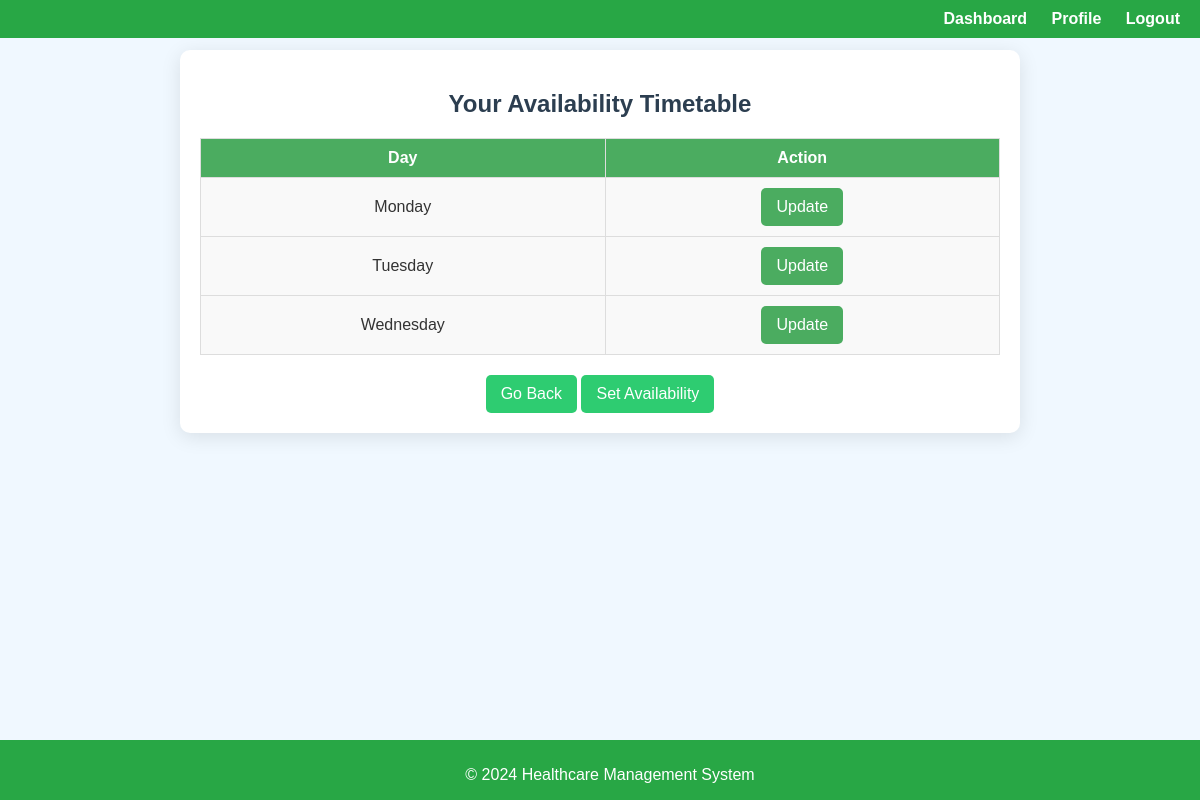
The app's page /appointment/timetable/ (signed in) with its own data.
### appointment/models.py (models this page shows, shortened)
class AvailableDay(models.Model):
    doctor = models.ForeignKey(Doctor, on_delete=models.CASCADE)
    day = models.CharField(max_length=9)

### appointment/views.py (the view)
# urls.py: path('timetable/', DoctorTimetableView.as_view(), name='view_timetable'),
class DoctorTimetableView(LoginRequiredMixin, ListView):
    template_name = 'appointment/view_timetable.html'
    model = AvailableDay
    def get_queryset(self):
        return AvailableDay.objects.filter(doctor=self.request.user.doctor)

### appointment/templates/appointment/view_timetable.html (shortened to what this page needs)
{% extends 'user/base.html' %}
{% block content %}
<div class="timetable-container">
    <h2>Your Availability Timetable</h2>
    <table class="availability-table">
        <thead>
            <tr>
                <th>Day</th>
                <th>Action</th>
            </tr>
        </thead>
        <tbody>
            {% for day in object_list %}
            <tr>
                <td>{{ day.day }}</td>
                <td>
                    <a href="{% url 'update_availability' day.id %}" class="btn btn-update">Update</a>
                </td>
            </tr>
            {% empty %}
            <tr>
                <td colspan="3">No availability records found.</td>
            </tr>
            {% endfor %}
        </tbody>
    </table>
    <div class="set-timetable">
        <a href="{% url 'doctor_dashboard' %}" class="btn btn-set-timetable">Go Back</a>
        <a href="{% url 'set_availability' %}" class="btn btn-set-timetable">Set Availability</a>
    </div>
</div>
{% endblock %}

### user/static/css/style2.css (style rules this page uses)
body { font-family: 'Arial', sans-serif; background-color: #f0f8ff; color: #333; padding-bottom: 60px; margin: 0; min-height: 80vh; box-sizing: border-box; }
h2 { color: #28a745; text-align: center; }

### appointment/templates/appointment/view_timetable.html (style rules this page uses)
.timetable-container { max-width: 800px; margin: 50px auto; padding: 20px; background-color: #ffffff; border-radius: 10px; box-shadow: 0 4px 20px rgba(0, 0, 0, 0.1); }
h2 { text-align: center; color: #2c3e50; margin-bottom: 20px; }
.availability-table { width: 100%; border-collapse: collapse; margin-bottom: 20px; }
th, td { border: 1px solid #ddd; padding: 10px; text-align: center; }
th { background-color: #4bac60; color: white; }
td { background-color: #f9f9f9; }
.btn { display: inline-block; padding: 10px 15px; border-radius: 5px; text-decoration: none; color: white; background-color: #4bac60; transition: background-color 0.3s; }
.set-timetable { text-align: center; margin-top: 20px; }
.btn-set-timetable { background-color: #2ecc71; }

### records on screen
AvailableDay: day "Monday"
AvailableDay: day "Tuesday"
AvailableDay: day "Wednesday"
